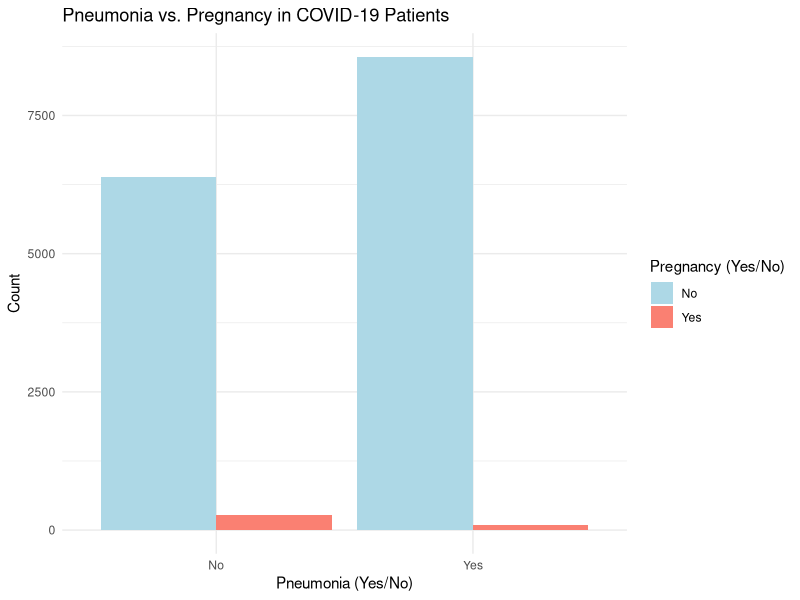
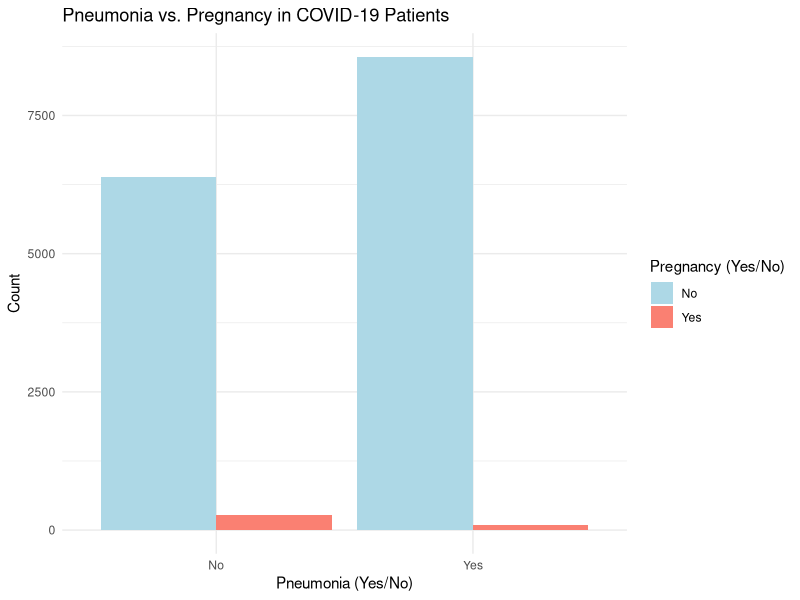
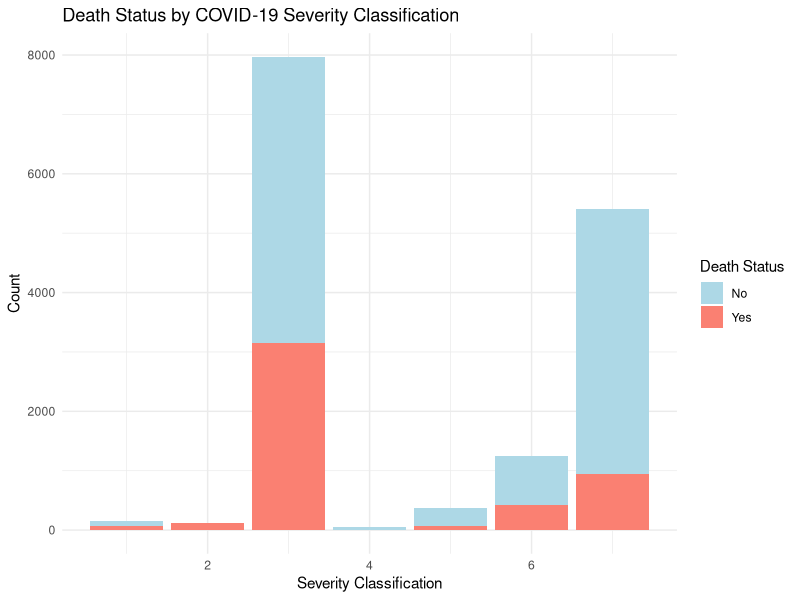
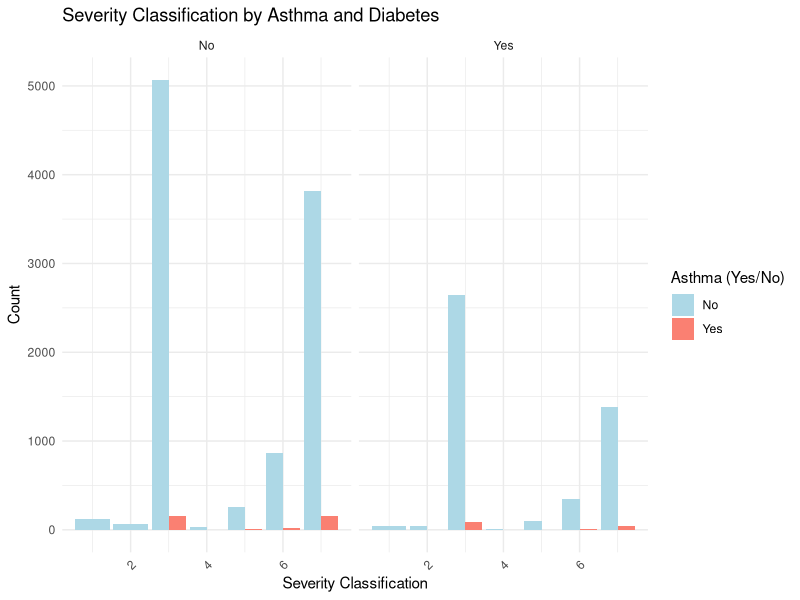
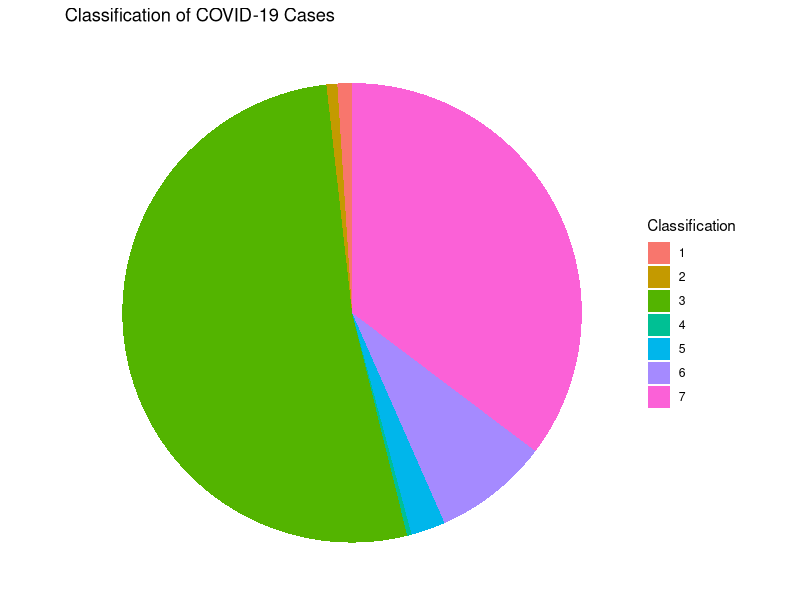

Here is the R script that generated these plots, in order:
# Load libraries
library(dplyr)
library(ggplot2)

# Open Data
library(readr)
data_clean <- read_csv("data/data_clean.csv")

# See how data is structured
str(data_clean)

# Graph 1: Comparing pneumonia and pregnancy data
plot1 <- ggplot(data_clean, aes(x = PNEUMONIA, fill = PREGNANT)) +
  geom_bar(position = "dodge") +
  theme_minimal() +
  labs(title = "Pneumonia vs. Pregnancy in COVID-19 Patients",
       x = "Pneumonia (Yes/No)", y = "Count",
       fill = "Pregnancy (Yes/No)") +
  scale_fill_manual(values = c("lightblue", "salmon"))

# Save Graph 1
ggsave("pneumonia_vs_pregnancy.png", plot = plot1, width = 8, height = 6)
print(plot1)
# Graph 2: Create a new column for Death status (Yes/No)
data_clean$DEATH_STATUS <- ifelse(is.na(data_clean$DATE_DIED), "No", "Yes")

# Comparing death status by severity classification
plot2 <- ggplot(data_clean, aes(x = CLASIFFICATION_FINAL, fill = DEATH_STATUS)) +
  geom_bar(position = "stack") +
  theme_minimal() +
  labs(title = "Death Status by COVID-19 Severity Classification",
       x = "Severity Classification",
       y = "Count",
       fill = "Death Status") +
  scale_fill_manual(values = c("lightblue", "salmon"))

# Save Graph 2
ggsave("death_status_by_severity.png", plot = plot2, width = 8, height = 6)

# Graph 3: Showing Asthma and Diabetes Cases based on classification
plot3 <- ggplot(data_clean, aes(x = CLASIFFICATION_FINAL, fill = factor(ASTHMA))) +
  geom_bar(position = "dodge") +
  facet_grid(~ DIABETES) + 
  theme_minimal() +
  labs(title = "Severity Classification by Asthma and Diabetes",
       x = "Severity Classification",
       y = "Count",
       fill = "Asthma (Yes/No)") +
  scale_fill_manual(values = c("lightblue", "salmon")) +
  theme(axis.text.x = element_text(angle = 45, hjust = 1))

# Save Graph 3
ggsave("severity_by_asthma_diabetes.png", plot = plot3, width = 10, height = 6)

# Graph 4: Count the classification categories
classification_counts <- data_clean %>%
  count(CLASIFFICATION_FINAL) %>%
  arrange(desc(n))

# Create a pie chart for classification
plot4 <- ggplot(classification_counts, aes(x = "", y = n, fill = factor(CLASIFFICATION_FINAL))) +
  geom_bar(stat = "identity", width = 1) +
  coord_polar(theta = "y") +
  labs(title = "Classification of COVID-19 Cases", fill = "Classification") +
  theme_void()

# Save Graph 4
ggsave("classification_pie_chart.png", plot = plot4, width = 8, height = 6)


